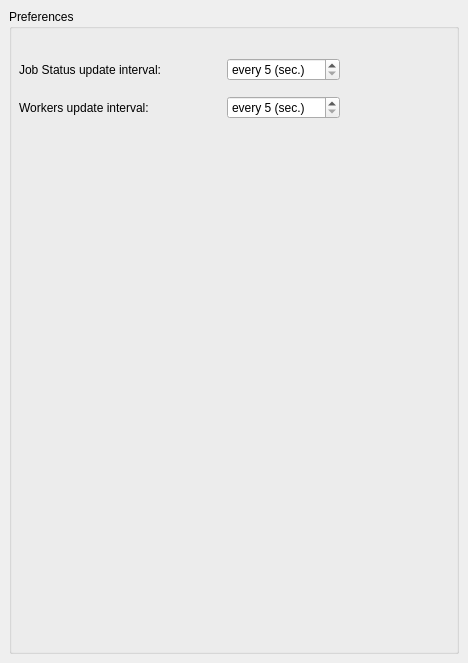
<ui version="4.0" >
 <class>wgPreferences</class>
 <widget class="QWidget" name="wgPreferences" >
  <property name="geometry" >
   <rect>
    <x>0</x>
    <y>0</y>
    <width>468</width>
    <height>663</height>
   </rect>
  </property>
  <property name="windowTitle" >
   <string>Form</string>
  </property>
  <layout class="QGridLayout" >
   <property name="margin" >
    <number>9</number>
   </property>
   <property name="spacing" >
    <number>6</number>
   </property>
   <item row="0" column="0" >
    <widget class="QGroupBox" name="groupBox" >
     <property name="title" >
      <string>Preferences</string>
     </property>
     <widget class="QWidget" name="verticalLayout" >
      <property name="geometry" >
       <rect>
        <x>10</x>
        <y>40</y>
        <width>321</width>
        <height>80</height>
       </rect>
      </property>
      <layout class="QVBoxLayout" >
       <property name="spacing" >
        <number>6</number>
       </property>
       <property name="margin" >
        <number>0</number>
       </property>
       <item>
        <layout class="QHBoxLayout" >
         <property name="spacing" >
          <number>6</number>
         </property>
         <property name="margin" >
          <number>0</number>
         </property>
         <item>
          <widget class="QLabel" name="label" >
           <property name="text" >
            <string>Job Status update interval:</string>
           </property>
          </widget>
         </item>
         <item>
          <widget class="QSpinBox" name="spinJobStatusUpd" >
           <property name="sizePolicy" >
            <sizepolicy vsizetype="Fixed" hsizetype="Fixed" >
             <horstretch>0</horstretch>
             <verstretch>0</verstretch>
            </sizepolicy>
           </property>
           <property name="suffix" >
            <string> (sec.)</string>
           </property>
           <property name="prefix" >
            <string>every </string>
           </property>
           <property name="minimum" >
            <number>5</number>
           </property>
           <property name="maximum" >
            <number>999</number>
           </property>
           <property name="value" >
            <number>5</number>
           </property>
          </widget>
         </item>
        </layout>
       </item>
       <item>
        <layout class="QHBoxLayout" >
         <property name="spacing" >
          <number>6</number>
         </property>
         <property name="margin" >
          <number>0</number>
         </property>
         <item>
          <widget class="QLabel" name="label_2" >
           <property name="text" >
            <string>Workers update interval:</string>
           </property>
          </widget>
         </item>
         <item>
          <widget class="QSpinBox" name="spinWorkersUpd" >
           <property name="sizePolicy" >
            <sizepolicy vsizetype="Fixed" hsizetype="Fixed" >
             <horstretch>0</horstretch>
             <verstretch>0</verstretch>
            </sizepolicy>
           </property>
           <property name="suffix" >
            <string> (sec.)</string>
           </property>
           <property name="prefix" >
            <string>every </string>
           </property>
           <property name="minimum" >
            <number>5</number>
           </property>
           <property name="maximum" >
            <number>999</number>
           </property>
           <property name="value" >
            <number>5</number>
           </property>
          </widget>
         </item>
        </layout>
       </item>
      </layout>
     </widget>
    </widget>
   </item>
  </layout>
 </widget>
 <resources/>
 <connections/>
</ui>
